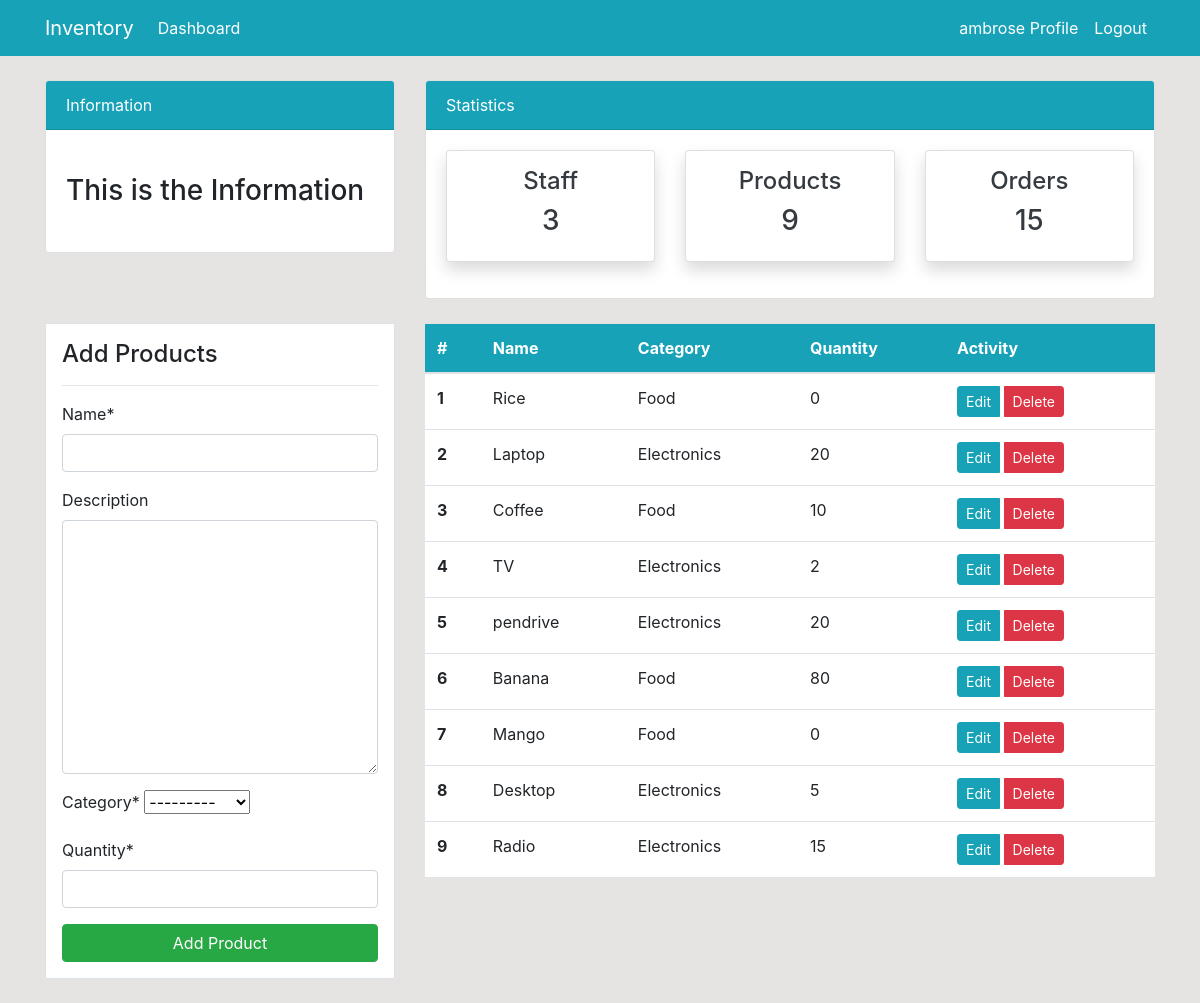
Screenshot of /products/ (signed in) with the database file from the repository.
### dashboard/models.py (models this page shows, shortened)
class Category(models.Model):
    name = models.CharField(max_length=100, null=True)
    slug = models.SlugField(max_length=20, null=True)
    created_at = models.DateTimeField(auto_now_add=True, null=True)
    class Meta:
        ordering = ['created_at',]
        verbose_name_plural = 'Categories'
    def __str__(self):
        return self.name

class Product(models.Model):
    name = models.CharField(max_length=100, null=True)
    description = models.TextField(blank=True, null=True)
    category = models.ForeignKey(Category, related_name='products', on_delete=models.CASCADE, null=True)
    quantity = models.PositiveIntegerField(null=True)
    date_added = models.DateTimeField(auto_now_add=True, null=True)

### dashboard/views.py (the view)
# urls.py: path('products/', views.product, name='dashboard-product'),
@login_required()
def product(request):
    items = Product.objects.all()
    products_count = items.count()
    workers_count = User.objects.all().count()
    orders_count = Order.objects.all().count()
    if request.method == 'POST':
        form = ProductForm(request.POST)
        if form.is_valid():
            form.save()
            product_name =  form.cleaned_data.get('name')
            messages.success(request, f'{product_name} has been added')
            return redirect('dashboard-product')
    else:
        form = ProductForm()
    context = {
        'items':items,
        'form':form,
        'workers_count':workers_count,
        'orders_count':orders_count,
        'products_count':products_count
    }
    return render(request, 'dashboard/product.html', context)

### dashboard/forms.py
class ProductForm(forms.ModelForm):
    class Meta:
        model = Product
        fields = ['name','description','category', 'quantity' ]

### templates/dashboard/product.html (shortened to what this page needs)
{% extends 'partials/base.html' %}
{% load crispy_forms_tags %}
{% block content %}
{% include 'partials/topnav.html' %}
<div class="container">
    <div class="row mt-4">
        <div class="col-lg-4 col-md-6 mb-4">
            <div class="border bg-white p-3">
                <h4>Add Products</h4>
                <hr>
                <form action="" method="post">
                    {{ form|crispy }}
                    <input class="btn btn-success btn-block" type="submit" value="Add Product">
                </form>
            </div>
        </div>
        <div class="col-lg-8 col-md-6 mb-4">
            <div class="table-responsive">
                <table class="table bg-white">
                    <thead class="bg-info">
                        <tr class="text-white">
                            <th scope="col">#</th>
                            <th scope="col">Name</th>
                            <th scope="col">Category</th>
                            <th scope="col">Quantity</th>
                            <th scope="col">Activity</th>
                        </tr>
                    </thead>
                    <tbody>
                        {% for item in items %}
                        <tr>
                            <th scope="row">{{ forloop.counter }}</th>
                            <td>
                                <span class="d-inline-block text-truncate" style="max-width: 150px;" title="{{ item.name }}">
                                    {{ item.name }}
                                </span>
                            </td>
                            <td>{{ item.category }}</td>
                            <td>{{ item.quantity }}</td>
                            <td>
                                <div class="btn-group d-lg-block d-none" role="group">
                                    <a class="btn btn-info btn-sm" href="{% url 'dashboard-product-update' item.id %}">Edit</a>
                                    <a class="btn btn-danger btn-sm" href="{% url 'dashboard-product-delete' item.id %}">Delete</a>
                                </div>
                            </td>
                        </tr>
                        {% endfor %}
                    </tbody>
                </table>
            </div>
        </div>
    </div>
</div>
{% endblock %}

### templates/partials/base.html (shortened to what this page needs)
{% load static %}
<!doctype html>
<html lang="en">
  <head>
    <link rel="stylesheet" href="https://cdn.jsdelivr.net/npm/bootstrap@4.6.2/dist/css/bootstrap.min.css">
    <link rel="stylesheet" href="{% static '/style.css'%}">
  </head>
  <body>
    {% include 'partials/nav.html' %}
    {% block content %}
    {% endblock %}
  </body>
</html>

### templates/partials/nav.html (shortened to what this page needs)
<nav class="navbar navbar-expand-lg navbar-info bg-info">
    {% if user.is_authenticated %}
    <div class="container">
        <a class="navbar-brand text-white" href="{% url 'dashboard-index'%}">Inventory</a>
        <div class="collapse navbar-collapse" id="navbarSupportedContent">
            <ul class="navbar-nav mr-auto">
                <li class="nav-item active">
                    <a class="nav-link text-white" href="{% url 'dashboard-index'%}">Dashboard <span class="sr-only">(current)</span></a>
                </li>
            </ul>
            <ul class="navbar-nav ml-auto">
                <li class="nav-item active">
                    <a class="nav-link text-white" href="{% url 'user-profile'%}">{{user.username}} Profile <span class="sr-only">(current)</span></a>
                </li>
                <li class="nav-item">
                    <a class="nav-link text-white" href="#" onclick="event.preventDefault(); document.getElementById('logout-form').submit();">Logout</a>
                </li>
            </ul>
        </div>
    </div>
    {% endif %}
</nav>

### templates/partials/topnav.html (shortened to what this page needs)
<div class="container">
    <div class="row mt-4">
        <div class="col-md-4 col-12 mb-4">
            <div class="card">
                <div class="card-header bg-info text-white">
                    Information
                </div>
                <div class="card-body">
                    <marquee behavior="" direction="">
                        <h3 class="my-4">This is the Information</h3>
                    </marquee>
                </div>
            </div>
        </div>
        <div class="col-md-8 col-12">
            <div class="card">
                <div class="card-header bg-info text-white">
                    Statistics
                </div>
                <div class="card-body">
                    <div class="row">
                        <div class="col-md-4 col-12 mb-3">
                            <a class="text-decoration-none text-dark" href="{% url 'dashboard-staff' %}">
                                <div class="card my-card shadow text-center p-3">
                                    <h4>Staff </h4>
                                    <h3>{{ workers_count }}</h3>
                                </div>
                            </a>
                        </div>
                        <div class="col-md-4 col-12 mb-3">
                            <a class="text-decoration-none text-dark" href="{% url 'dashboard-product' %}">
                                <div class="card my-card shadow text-center p-3">
                                    <h4>Products </h4>
                                    <h3>{{ products_count }}</h3>
                                </div>
                            </a>
                        </div>
                        <div class="col-md-4 col-12 mb-3">
                            <a class="text-decoration-none text-dark" href="{% url 'dashboard-order' %}">
                                <div class="card my-card shadow text-center p-3">
                                    <h4>Orders </h4>
                                    <h3>{{ orders_count }}</h3>
                                </div>
                            </a>
                        </div>
                    </div>
                </div>
            </div>
        </div>
    </div>
</div>

### static/style.css (style rules this page uses)
body { background: rgb(230, 227, 227); }

### rows the page displays
Product: name "Rice", category "Food", quantity "0"
Product: name "Laptop", category "Electronics", quantity "20"
Product: name "Coffee", category "Food", quantity "10"
Product: name "TV", category "Electronics", quantity "2"
Product: name "pendrive", category "Electronics", quantity "20"
Product: name "Banana", category "Food", quantity "80"
Product: name "Mango", category "Food", quantity "0"
Product: name "Desktop", category "Electronics", quantity "5"
Product: name "Radio", category "Electronics", quantity "15"

### other values shown
{{ user.username }} "ambrose"
{{ workers_count }} "3"
{{ products_count }} "9"
{{ orders_count }} "15"
